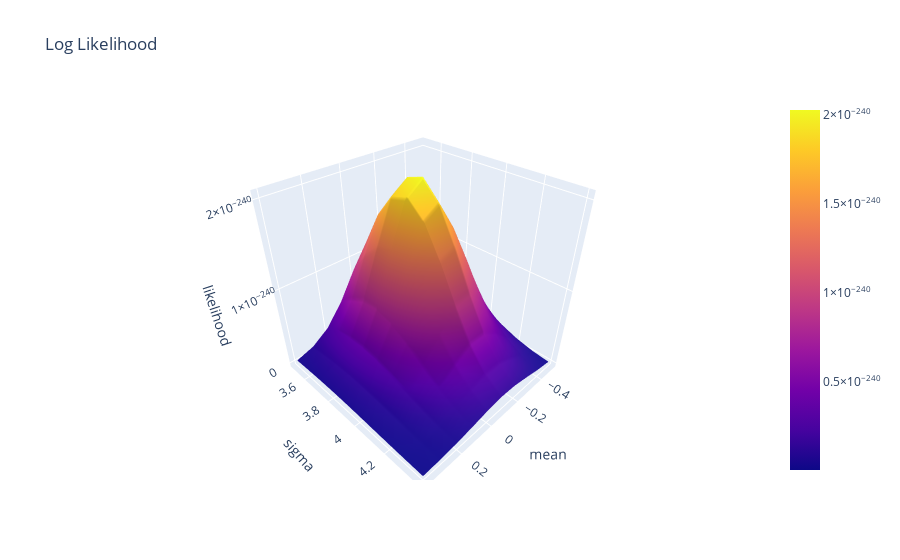

The notebook cell this image was saved under:
### Code cell
data = [go.Surface(x=all_infer_mu, y=all_infer_sigma, z=mle)]
layout = go.Layout(title="Log Likelihood", scene={"xaxis": {'title': "mean"}, "yaxis": {"title": "sigma"},"zaxis": {"title": "likelihood"}})
fig = go.Figure(data=data, layout=layout)
iplot(fig)
